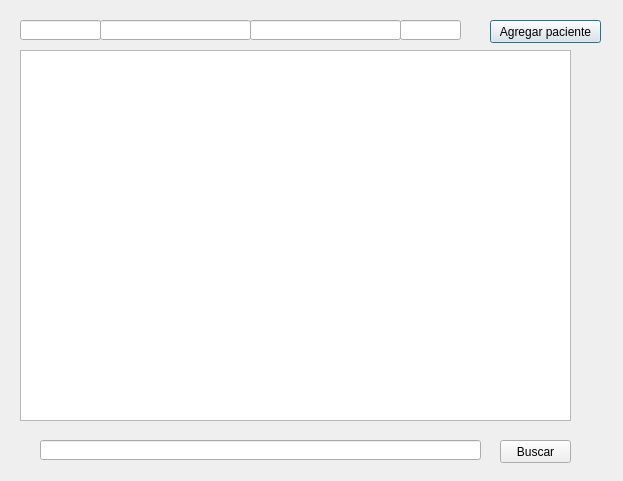
<?xml version="1.0" encoding="UTF-8"?>
<ui version="4.0">
 <class>Dialog</class>
 <widget class="QDialog" name="Dialog">
  <property name="geometry">
   <rect>
    <x>0</x>
    <y>0</y>
    <width>623</width>
    <height>481</height>
   </rect>
  </property>
  <property name="windowTitle">
   <string>Dialog</string>
  </property>
  <property name="styleSheet">
   <string notr="true">
#salir_2, #minimizar {
	border-radius: 10px;
	background-color: white;
	font: 75 10pt &quot;MS Shell Dlg 2&quot;;
}

#salir_2:hover {
	background-color : red;
}

#minimizar:hover {
	background-color : #ADD8E6;
}

.QLabel {
	color: white;
}

#fAbajo{
background-color: #4a6eb0;
	border-color: rgb(0, 0, 0);
border-style: double;
border-radius: 14px;
}
</string>
  </property>
  <widget class="QPushButton" name="agregar">
   <property name="geometry">
    <rect>
     <x>490</x>
     <y>20</y>
     <width>111</width>
     <height>23</height>
    </rect>
   </property>
   <property name="text">
    <string>Agregar paciente</string>
   </property>
  </widget>
  <widget class="QLineEdit" name="id">
   <property name="geometry">
    <rect>
     <x>20</x>
     <y>20</y>
     <width>81</width>
     <height>20</height>
    </rect>
   </property>
  </widget>
  <widget class="QLineEdit" name="edad">
   <property name="geometry">
    <rect>
     <x>400</x>
     <y>20</y>
     <width>61</width>
     <height>20</height>
    </rect>
   </property>
  </widget>
  <widget class="QLineEdit" name="nombre">
   <property name="geometry">
    <rect>
     <x>100</x>
     <y>20</y>
     <width>151</width>
     <height>20</height>
    </rect>
   </property>
  </widget>
  <widget class="QLineEdit" name="apellido">
   <property name="geometry">
    <rect>
     <x>250</x>
     <y>20</y>
     <width>151</width>
     <height>20</height>
    </rect>
   </property>
  </widget>
  <widget class="QTableWidget" name="tableView">
   <property name="geometry">
    <rect>
     <x>20</x>
     <y>50</y>
     <width>551</width>
     <height>371</height>
    </rect>
   </property>
  </widget>
  <widget class="QPushButton" name="busqueda">
   <property name="geometry">
    <rect>
     <x>500</x>
     <y>440</y>
     <width>71</width>
     <height>23</height>
    </rect>
   </property>
   <property name="text">
    <string>Buscar</string>
   </property>
  </widget>
  <widget class="QLineEdit" name="campoBuscar">
   <property name="geometry">
    <rect>
     <x>40</x>
     <y>440</y>
     <width>441</width>
     <height>20</height>
    </rect>
   </property>
  </widget>
 </widget>
 <resources/>
 <connections/>
</ui>
